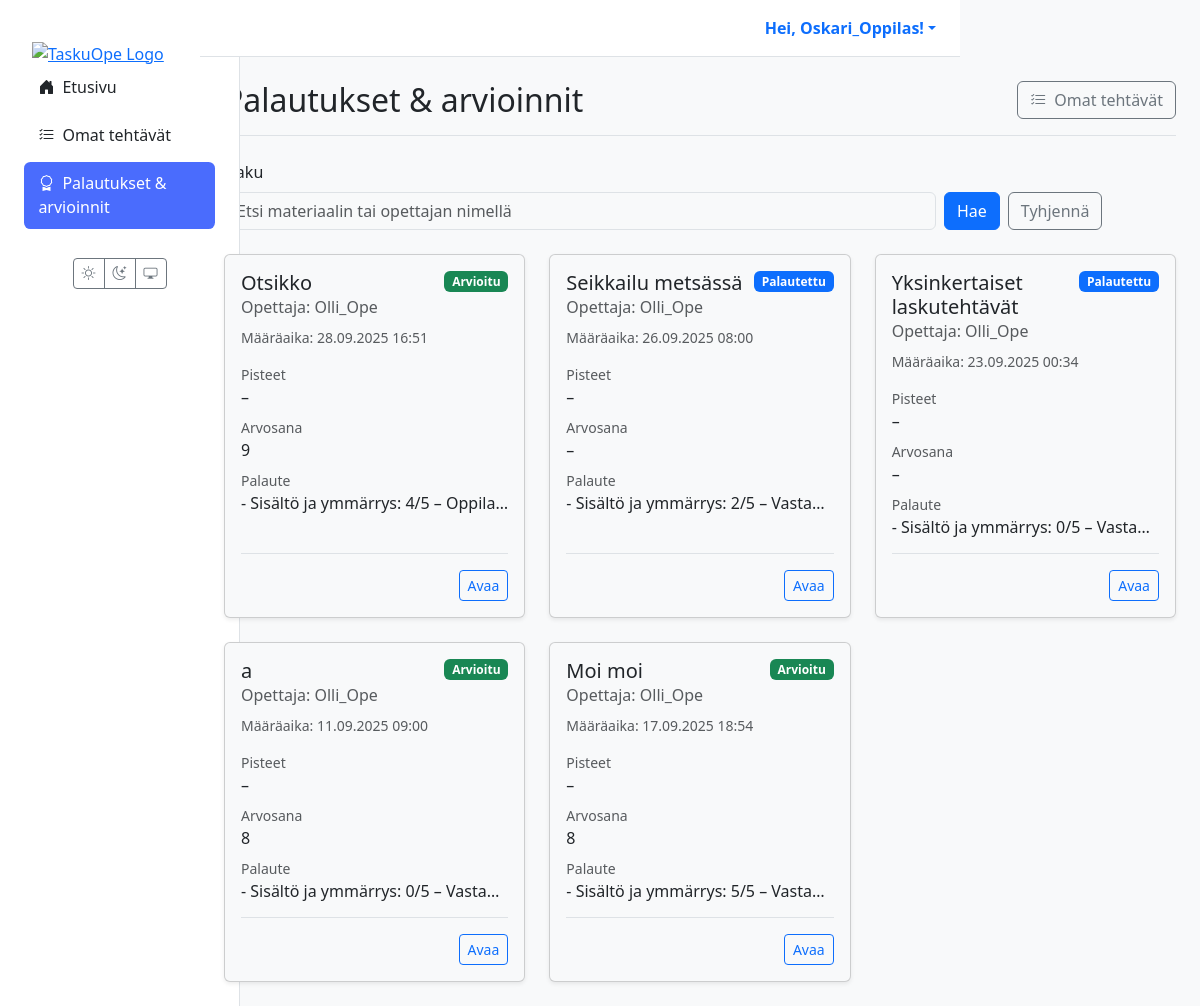
The app's page /oppilas/palautukset/ (signed in), older data.
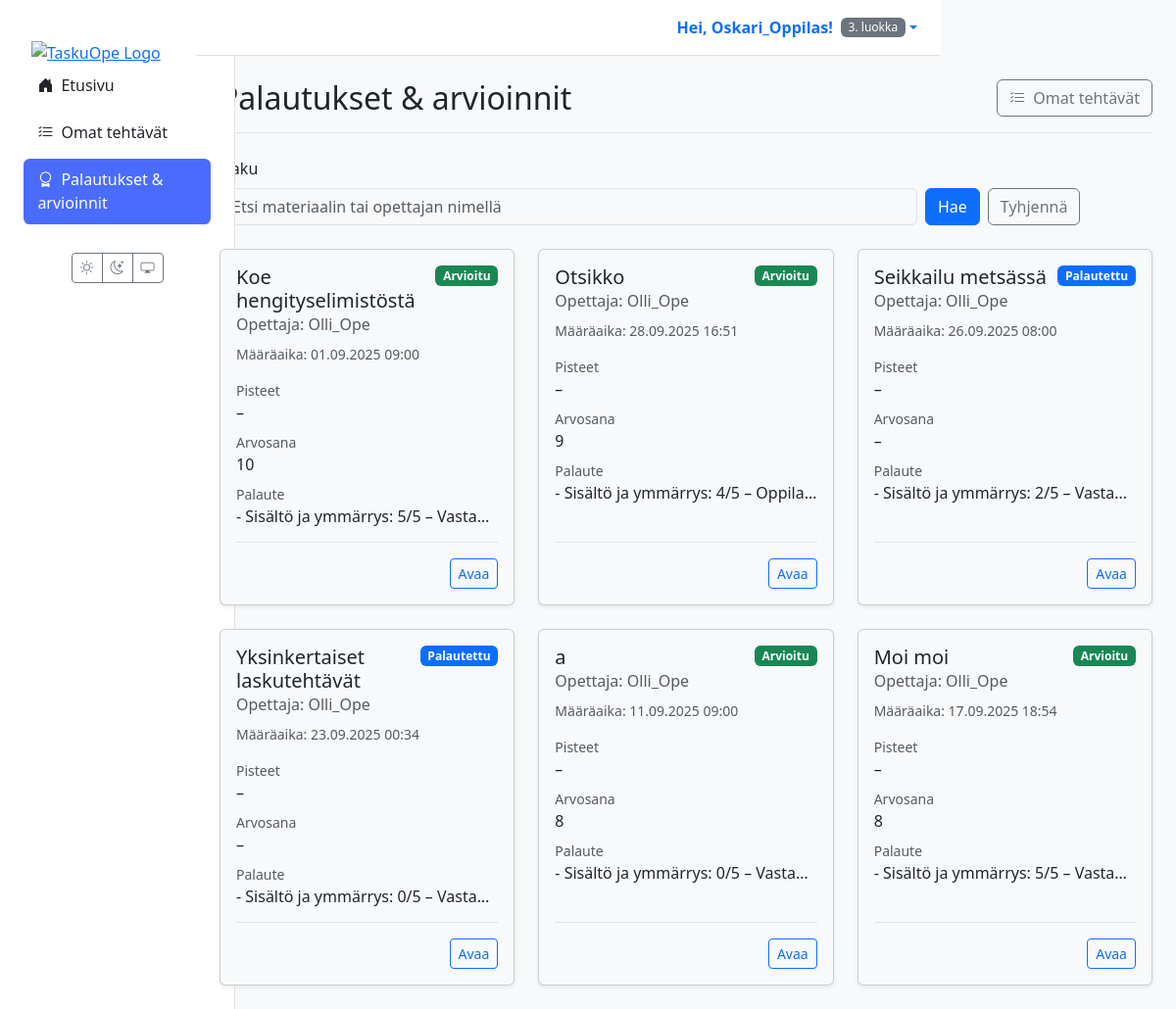
The same page, newer data.
### materials/models.py (models this page shows, shortened)
class Assignment(models.Model):
    class Status(models.TextChoices):
        ASSIGNED = "ASSIGNED", _("Annettu")
        IN_PROGRESS = "IN_PROGRESS", _("Kesken")
        SUBMITTED = "SUBMITTED", _("Palautettu")
        GRADED = "GRADED", _("Arvioitu")
    id = models.UUIDField(primary_key=True, default=uuid.uuid4, editable=False)
    material = models.ForeignKey(Material, on_delete=models.CASCADE, verbose_name=_("Materiaali"))
    student = models.ForeignKey(
        settings.AUTH_USER_MODEL,
        related_name='assignments',
        on_delete=models.CASCADE,
        limit_choices_to={'role': 'STUDENT'},
        verbose_name=_("Oppilas"),
    )
    assigned_by = models.ForeignKey(
        settings.AUTH_USER_MODEL,
        related_name='assigned_tasks',
        on_delete=models.CASCADE,
        limit_choices_to={'role': 'TEACHER'},
        verbose_name=_("Antanut opettaja"),
    )
    due_at = models.DateTimeField(null=True, blank=True, verbose_name=_("Määräaika"))
    status = models.CharField(max_length=20, choices=Status.choices, default=Status.ASSIGNED, verbose_name=_("Tila"))
    draft_response = models.TextField(blank=True, null=True, verbose_name=_("Luonnosvastaus"))
    created_at = models.DateTimeField(auto_now_add=True, verbose_name=_("Luotu"))
    class Meta:
        constraints = [
            models.UniqueConstraint(fields=['material', 'student'], name='unique_assignment_per_student'),
        ]
        indexes = [
            models.Index(fields=['status']),
            models.Index(fields=['due_at']),
            models.Index(fields=['student']),
            models.Index(fields=['assigned_by']),
        ]
        verbose_name = _("Tehtävänanto")
        verbose_name_plural = _("Tehtävänannot")

class Material(models.Model):
    class MaterialType(models.TextChoices):
        TASK = 'tehtävä', _('Tehtävä')
        LEARNING_MATERIAL = 'oppimateriaali', _('Oppimateriaali')
        TEST = 'testi', _('Testi')
        EXAM = 'koe', _('Koe')
        VIDEO = 'video', _('Video')
        GAME = 'peli', _('Peli')
    class Status(models.TextChoices):
        DRAFT = 'DRAFT', _('Luonnos')
        PENDING_APPROVAL = 'PENDING', _('Odottaa hyväksyntää')
        APPROVED = 'APPROVED', _('Hyväksytty')
        REJECTED = 'REJECTED', _('Hylätty')
    GRADE_CHOICES = [(str(i), f"{i}. luokka") for i in range(1, 10)]
    id = models.UUIDField(primary_key=True, default=uuid.uuid4, editable=False)
    title = models.CharField(max_length=255, verbose_name=_("Otsikko"))
    content = models.TextField(
        verbose_name=_("Sisältö"),
        help_text=_("Raakasisältö, esim. AI:n tuottama teksti.")
    )
    structured_content = models.JSONField(
        null=True,
        blank=True,
        verbose_name=_("Jäsennelty sisältö"),
        help_text=_("Esim. monivalinnat tai tehtävän rakenne JSON-muodossa.")
    )
    material_type = models.CharField(
        max_length=50,
        choices=MaterialType.choices,
        default=MaterialType.TASK,
        verbose_name=_("Materiaalin tyyppi"),
    )
    subject = models.CharField(max_length=100, null=True, blank=True, verbose_name=_("Aine"))
    grade_level = models.CharField(
        max_length=20,
        choices=GRADE_CHOICES,
        null=True,
        blank=True,
        verbose_name=_("Luokka-aste"),
    )
    audience = models.JSONField(
        null=True,
        blank=True,
        verbose_name=_("Kohderyhmä"),
        help_text=_("Esim. {'learning_styles': ['visuaalinen'], 'languages': ['fi']}")
    )
    author = models.ForeignKey(
        settings.AUTH_USER_MODEL,
        related_name='authored_materials',
        on_delete=models.CASCADE,
        limit_choices_to={'role': 'TEACHER'},
        verbose_name=_("Tekijä (opettaja)"),
    )
    prompt = models.ForeignKey(
        Prompt,
        on_delete=models.SET_NULL,
        null=True,
        blank=True,
        verbose_name=_("Kehoite"),
    )
    status = models.CharField(
        max_length=50,
        choices=Status.choices,
        default=Status.DRAFT,
        verbose_name=_("Tila"),
    )
    version = models.IntegerField(default=1, verbose_name=_("Versio"))
    parent = models.ForeignKey(
        'self',
        on_delete=models.SET_NULL,
        null=True,
        blank=True,
        related_name='versions',
        verbose_name=_("Edellinen versio"),
    )
    created_at = models.DateTimeField(auto_now_add=True, verbose_name=_("Luotu"))
    updated_at = models.DateTimeField(auto_now=True, verbose_name=_("Päivitetty"))
    class Meta:
        verbose_name = _("Materiaali")
        verbose_name_plural = _("Materiaalit")

class Submission(models.Model):
    class Status(models.TextChoices):
        IN_PROGRESS = 'IN_PROGRESS', _('Kesken')
        SUBMITTED = 'SUBMITTED', _('Palautettu')
    id = models.UUIDField(primary_key=True, default=uuid.uuid4, editable=False)
    assignment = models.ForeignKey('materials.Assignment', on_delete=models.CASCADE, related_name='submissions', verbose_name=_("Tehtävänanto"))
    student = models.ForeignKey(
        settings.AUTH_USER_MODEL,
        on_delete=models.CASCADE,
        limit_choices_to={'role': 'STUDENT'},
        verbose_name=_("Oppilas"),
    )
    status = models.CharField(max_length=20, choices=Status.choices, default=Status.SUBMITTED, verbose_name=_("Tila"))
    grade = models.IntegerField(
        null=True,
        blank=True,
        validators=[MinValueValidator(4), MaxValueValidator(10)],
        help_text=_("Numeroarvosana 4–10"),
        verbose_name=_("Arvosana"),
    )
    score = models.DecimalField(
        max_digits=6,
        decimal_places=2,
        null=True,
        blank=True,
        help_text=_("Saadut pisteet"),
        verbose_name=_("Pisteet"),
    )
    max_score = models.DecimalField(
        max_digits=6,
        decimal_places=2,
        null=True,
        blank=True,
        help_text=_("Maksimipisteet"),
        verbose_name=_("Maksimipisteet"),
    )
    feedback = models.TextField(blank=True, help_text=_("Opettajan palaute"), verbose_name=_("Palaute"))
    response = models.TextField(blank=True, verbose_name=_("Vastaus"))
    created_at = models.DateTimeField(auto_now_add=True, verbose_name=_("Luotu"))
    started_at = models.DateTimeField(auto_now_add=True, verbose_name=_("Aloitettu"))
    submitted_at = models.DateTimeField(null=True, blank=True, verbose_name=_("Palautettu"))
    graded_at = models.DateTimeField(null=True, blank=True, verbose_name=_("Arvioitu"))
    class Meta:
        verbose_name = _("Palautus")
        verbose_name_plural = _("Palautukset")

### users/models.py (models this page shows)
class CustomUser(AbstractUser):
    class Role(models.TextChoices):
        TEACHER = 'TEACHER', 'Teacher'
        STUDENT = 'STUDENT', 'Student'
    role = models.CharField(max_length=50, choices=Role.choices, default=Role.STUDENT)
    grade_class = models.PositiveSmallIntegerField(
        verbose_name="Luokka-aste",
        null=True,  # Salli tyhjä arvo (esim. opettajat)
        blank=True, # Ei pakollinen lomakkeissa
        choices=[(i, f"{i}. luokka") for i in range(1, 10)] # Valinnat 1-9
    )

### materials/views.py (the view, shortened to what this page needs)
# urls.py: path("oppilas/palautukset/", views.student_grades_view, name="student_grades"),
@login_required(login_url='kirjaudu')
def student_grades_view(request):
    if request.user.role != 'STUDENT':
        return redirect('dashboard')
    q = (request.GET.get('q') or '').strip()
    qs = (Assignment.objects
          .select_related('material', 'assigned_by')
          .filter(student=request.user, status__in=['SUBMITTED', 'GRADED'])
          .order_by('-created_at'))
    paginator = Paginator(qs, 10)
    page_number = request.GET.get('page')
    page_obj = paginator.get_page(page_number)
    return render(request, 'student/grades.html', {
        'assignments': page_obj,
        'q': q,
        'page_obj': page_obj,
        'now': timezone.now(),
    })

### templates/student/grades.html (shortened to what this page needs)
{% extends 'partials/base.html' %}
{% block content %}
<div class="container-fluid">
  <div class="d-flex justify-content-between align-items-center mb-4 border-bottom pb-3">
    <h1 class="h2 mb-0">Palautukset & arvioinnit</h1>
    <a href="{% url 'student_assignments' %}" class="btn btn-outline-secondary">
      <i class="bi bi-list-check me-1"></i> Omat tehtävät
    </a>
  </div>
  <form class="row g-2 align-items-end mb-4" method="get" action=".">
    <div class="col-12 col-md-9">
      <label class="form-label">Haku</label>
      <input class="form-control" type="search" name="q" value="{{ q }}" placeholder="Etsi materiaalin tai opettajan nimellä">
    </div>
    <div class="col-12 col-md-3 d-flex gap-2">
      <button class="btn btn-primary" type="submit">Hae</button>
      <a class="btn btn-outline-secondary" href=".">Tyhjennä</a>
    </div>
  </form>
  <section class="materials-list">
    <div class="row row-cols-1 row-cols-md-2 row-cols-xl-3 g-4">
      {% for a in assignments %}
      {% with sub=a.submissions.last %}
      <div class="col">
        <div class="card h-100 shadow-sm">
          <div class="card-body d-flex flex-column">
            <div class="d-flex justify-content-between align-items-start gap-2">
              <h5 class="card-title mb-1">{{ a.material.title }}</h5>
              <span class="badge
                {% if a.status == 'GRADED' %}bg-success
                {% elif a.status == 'SUBMITTED' %}bg-primary
                {% else %}bg-secondary{% endif %}">
                {{ a.get_status_display }}
              </span>
            </div>
            <p class="card-subtitle mb-2 text-muted">
              Opettaja: {{ a.assigned_by.get_full_name|default:a.assigned_by.username }}
            </p>
            <p class="mb-3 small text-muted">
              Määräaika: {{ a.due_at|date:"d.m.Y H:i"|default:"–" }}
            </p>
            <div class="mb-2">
              <div class="small text-muted">Pisteet</div>
              <div class="fw-medium">
                {% if sub and sub.points_obtained is not None %}
                  {{ sub.points_obtained|floatformat:"-2" }}{% if sub.points_max is not None %} / {{ sub.points_max|floatformat:"-2" }}{% endif %}
                {% else %}–{% endif %}
              </div>
            </div>
            <div class="mb-2">
              <div class="small text-muted">Arvosana</div>
              <div class="fw-medium">{{ sub.grade|default:"–" }}</div>
            </div>
            <div class="mb-2">
              <div class="small text-muted">Palaute</div>
              {% if sub and sub.feedback %}
                <span class="d-inline-block text-truncate" style="max-width: 100%;" title="{{ sub.feedback }}">{{ sub.feedback }}</span>
              {% else %}
                <span class="text-muted">–</span>
              {% endif %}
            </div>
            <div class="mt-auto pt-3 border-top">
              <div class="d-flex justify-content-end">
                <a class="btn btn-sm btn-outline-primary" href="{% url 'assignment_detail' assignment_id=a.id %}">
                  Avaa
                </a>
              </div>
            </div>
          </div>
        </div>
      </div>
      {% endwith %}
      {% empty %}
      <div class="col-12">
        <div class="alert alert-secondary mb-0" role="alert">
          Ei palautettuja tai arvioituja tehtäviä vielä.
        </div>
      </div>
      {% endfor %}
    </div>
  </section>
</div>
{% endblock %}

### templates/partials/base.html (shortened to what this page needs)
{% load static %}
<!DOCTYPE html>
<html lang="fi" data-bs-theme="light">
<head>
  <link href="https://cdn.jsdelivr.net/npm/bootstrap@5.3.2/dist/css/bootstrap.min.css" rel="stylesheet">
  <link rel="stylesheet" href="https://cdn.jsdelivr.net/npm/bootstrap-icons@1.11.3/font/bootstrap-icons.min.css">
  <link rel="stylesheet" href="{% static 'css/style.css' %}">
</head>
<body>
  <div class="container-fluid">
    <div class="row g-0">
      <aside class="col-lg-2 d-none d-lg-flex sidebar position-fixed flex-column h-100">
        <div class="flex-column w-100">
          <a href="{% url 'dashboard' %}" class="px-3 pt-3 d-block">
            <img src="{% static 'images/logo1.png' %}" alt="TaskuOpe Logo" class="img-fluid">
          </a>
          {% with nm=request.resolver_match.url_name %}
          <nav class="nav nav-pills flex-column mb-4 px-2">
            <a href="{% url 'dashboard' %}" class="nav-link {% if nm == 'dashboard' %}active{% endif %}">
              <i class="bi bi-house-door-fill me-2"></i>Etusivu
            </a>
            {% if request.user.is_authenticated and request.user.role == 'STUDENT' %}
              <a href="{% url 'student_assignments' %}" class="nav-link {% if nm == 'student_assignments' %}active{% endif %}">
                <i class="bi bi-list-check me-2"></i>Omat tehtävät
              </a>
              <a href="{% url 'student_grades' %}" class="nav-link {% if nm == 'student_grades' %}active{% endif %}">
                <i class="bi bi-award me-2"></i>Palautukset & arvioinnit
              </a>
                  {% endif %}
              </nav>
          {% endwith %}
          <div class="mt-auto text-center pb-3">
            <div class="btn-group">
              <button id="theme-light" class="btn btn-outline-secondary btn-sm" aria-label="Vaalea teema"><i class="bi bi-sun"></i></button>
              <button id="theme-dark" class="btn btn-outline-secondary btn-sm" aria-label="Tumma teema"><i class="bi bi-moon-stars"></i></button>
              <button id="theme-system" class="btn btn-outline-secondary btn-sm" aria-label="Järjestelmän teema"><i class="bi bi-display"></i></button>
            </div>
          </div>
        </div>
      </aside>
      <main class="col-lg-10 ms-auto main-content">
        <header class="main-header d-none d-lg-flex justify-content-end align-items-center px-4 py-3">
          <div class="dropdown">
            <a href="#" class="d-flex align-items-center text-decoration-none dropdown-toggle" data-bs-toggle="dropdown">
              <strong>Hei, {{ user.get_full_name|default:user.username }}!</strong>
                {% if user.is_authenticated and user.role == 'STUDENT' and user.grade_class %}
                <small class="ms-2 badge bg-secondary fw-normal">{{ user.get_grade_class_display }}</small>
                {% endif %}
            </a>
          </div>
        </header>
        <div class="p-4 page-content-wrapper">
          {% block content %}{% endblock %}
        </div>
      </main>
    </div>
  </div>
</body>
</html>

Row changes from the older to the newer data that the page shows:
changed CustomUser "Oskari_Oppilas": grade_class (not shown) → "3. luokka"
added Assignment: material "Koe hengityselimistöstä", status "Arvioitu", assigned_by.get_full_name "Olli_Ope", due_at "01.09.2025 09:00", submissions.last.grade "10", submissions.last.feedback "- Sisältö ja ymmärrys: 5/5 – Vasta…"
